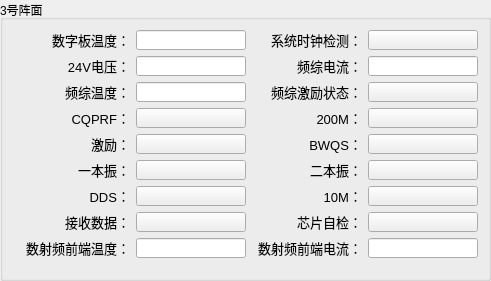
     <widget class="QGroupBox" name="groupBox_13">
      <property name="geometry">
       <rect>
        <x>10</x>
        <y>340</y>
        <width>491</width>
        <height>281</height>
       </rect>
      </property>
      <property name="title">
       <string>3号阵面</string>
      </property>
      <widget class="QWidget" name="layoutWidget_3">
       <property name="geometry">
        <rect>
         <x>15</x>
         <y>25</y>
         <width>468</width>
         <height>238</height>
        </rect>
       </property>
       <layout class="QGridLayout" name="gridLayout_9">
        <property name="leftMargin">
         <number>5</number>
        </property>
        <property name="topMargin">
         <number>5</number>
        </property>
        <property name="rightMargin">
         <number>5</number>
        </property>
        <property name="bottomMargin">
         <number>5</number>
        </property>
        <item row="0" column="0">
         <widget class="QLabel" name="label_20">
          <property name="minimumSize">
           <size>
            <width>110</width>
            <height>20</height>
           </size>
          </property>
          <property name="maximumSize">
           <size>
            <width>110</width>
            <height>20</height>
           </size>
          </property>
          <property name="font">
           <font>
            <pointsize>10</pointsize>
           </font>
          </property>
          <property name="text">
           <string>数字板温度：</string>
          </property>
          <property name="alignment">
           <set>Qt::AlignRight|Qt::AlignTrailing|Qt::AlignVCenter</set>
          </property>
         </widget>
        </item>
        <item row="0" column="1">
         <widget class="QLineEdit" name="lineEdit_Temp_Zynq_front3">
          <property name="minimumSize">
           <size>
            <width>110</width>
            <height>20</height>
           </size>
          </property>
          <property name="maximumSize">
           <size>
            <width>110</width>
            <height>20</height>
           </size>
          </property>
          <property name="font">
           <font>
            <pointsize>10</pointsize>
           </font>
          </property>
          <property name="alignment">
           <set>Qt::AlignCenter</set>
          </property>
         </widget>
        </item>
        <item row="0" column="2">
         <widget class="QLabel" name="label_47">
          <property name="minimumSize">
           <size>
            <width>110</width>
            <height>20</height>
           </size>
          </property>
          <property name="maximumSize">
           <size>
            <width>110</width>
            <height>20</height>
           </size>
          </property>
          <property name="font">
           <font>
            <pointsize>10</pointsize>
           </font>
          </property>
          <property name="text">
           <string>系统时钟检测：</string>
          </property>
          <property name="alignment">
           <set>Qt::AlignRight|Qt::AlignTrailing|Qt::AlignVCenter</set>
          </property>
         </widget>
        </item>
        <item row="0" column="3">
         <widget class="QPushButton" name="BtnState_System_Clock_Dect_front3">
          <property name="sizePolicy">
           <sizepolicy hsizetype="Fixed" vsizetype="Fixed">
            <horstretch>41</horstretch>
            <verstretch>22</verstretch>
           </sizepolicy>
          </property>
          <property name="minimumSize">
           <size>
            <width>110</width>
            <height>20</height>
           </size>
          </property>
          <property name="maximumSize">
           <size>
            <width>110</width>
            <height>20</height>
           </size>
          </property>
          <property name="text">
           <string/>
          </property>
         </widget>
        </item>
        <item row="1" column="0">
         <widget class="QLabel" name="label_79">
          <property name="minimumSize">
           <size>
            <width>110</width>
            <height>20</height>
           </size>
          </property>
          <property name="maximumSize">
           <size>
            <width>110</width>
            <height>20</height>
           </size>
          </property>
          <property name="font">
           <font>
            <pointsize>10</pointsize>
           </font>
          </property>
          <property name="text">
           <string>24V电压：</string>
          </property>
          <property name="alignment">
           <set>Qt::AlignRight|Qt::AlignTrailing|Qt::AlignVCenter</set>
          </property>
         </widget>
        </item>
        <item row="1" column="1">
         <widget class="QLineEdit" name="lineEdit_Voltage_24_front3">
          <property name="minimumSize">
           <size>
            <width>110</width>
            <height>20</height>
           </size>
          </property>
          <property name="maximumSize">
           <size>
            <width>110</width>
            <height>20</height>
           </size>
          </property>
          <property name="font">
           <font>
            <pointsize>10</pointsize>
           </font>
          </property>
          <property name="alignment">
           <set>Qt::AlignCenter</set>
          </property>
         </widget>
        </item>
        <item row="1" column="2">
         <widget class="QLabel" name="label_80">
          <property name="minimumSize">
           <size>
            <width>110</width>
            <height>20</height>
           </size>
          </property>
          <property name="maximumSize">
           <size>
            <width>110</width>
            <height>20</height>
           </size>
          </property>
          <property name="font">
           <font>
            <pointsize>10</pointsize>
           </font>
          </property>
          <property name="text">
           <string>频综电流：</string>
          </property>
          <property name="alignment">
           <set>Qt::AlignRight|Qt::AlignTrailing|Qt::AlignVCenter</set>
          </property>
         </widget>
        </item>
        <item row="1" column="3">
         <widget class="QLineEdit" name="lineEdit_Current_Fre_front3">
          <property name="minimumSize">
           <size>
            <width>110</width>
            <height>20</height>
           </size>
          </property>
          <property name="maximumSize">
           <size>
            <width>110</width>
            <height>20</height>
           </size>
          </property>
          <property name="font">
           <font>
            <pointsize>10</pointsize>
           </font>
          </property>
          <property name="text">
           <string/>
          </property>
          <property name="alignment">
           <set>Qt::AlignCenter</set>
          </property>
         </widget>
        </item>
        <item row="2" column="0">
         <widget class="QLabel" name="label_48">
          <property name="minimumSize">
           <size>
            <width>110</width>
            <height>20</height>
           </size>
          </property>
          <property name="maximumSize">
           <size>
            <width>110</width>
            <height>20</height>
           </size>
          </property>
          <property name="font">
           <font>
            <pointsize>10</pointsize>
           </font>
          </property>
          <property name="text">
           <string>频综温度：</string>
          </property>
          <property name="alignment">
           <set>Qt::AlignRight|Qt::AlignTrailing|Qt::AlignVCenter</set>
          </property>
         </widget>
        </item>
        <item row="2" column="1">
         <widget class="QLineEdit" name="lineEdit_Temp_Fre_front3">
          <property name="minimumSize">
           <size>
            <width>110</width>
            <height>20</height>
           </size>
          </property>
          <property name="maximumSize">
           <size>
            <width>110</width>
            <height>20</height>
           </size>
          </property>
          <property name="font">
           <font>
            <pointsize>10</pointsize>
           </font>
          </property>
          <property name="alignment">
           <set>Qt::AlignCenter</set>
          </property>
         </widget>
        </item>
        <item row="2" column="2">
         <widget class="QLabel" name="label_81">
          <property name="minimumSize">
           <size>
            <width>110</width>
            <height>20</height>
           </size>
          </property>
          <property name="maximumSize">
           <size>
            <width>110</width>
            <height>20</height>
           </size>
          </property>
          <property name="font">
           <font>
            <pointsize>10</pointsize>
           </font>
          </property>
          <property name="text">
           <string>频综激励状态：</string>
          </property>
          <property name="alignment">
           <set>Qt::AlignRight|Qt::AlignTrailing|Qt::AlignVCenter</set>
          </property>
         </widget>
        </item>
        <item row="2" column="3">
         <widget class="QPushButton" name="BtnState_State_Excitation_front3">
          <property name="sizePolicy">
           <sizepolicy hsizetype="Fixed" vsizetype="Fixed">
            <horstretch>41</horstretch>
            <verstretch>22</verstretch>
           </sizepolicy>
          </property>
          <property name="minimumSize">
           <size>
            <width>110</width>
            <height>20</height>
           </size>
          </property>
          <property name="maximumSize">
           <size>
            <width>110</width>
            <height>20</height>
           </size>
          </property>
          <property name="text">
           <string/>
          </property>
         </widget>
        </item>
        <item row="3" column="0">
         <widget class="QLabel" name="label_26">
          <property name="minimumSize">
           <size>
            <width>110</width>
            <height>20</height>
           </size>
          </property>
          <property name="maximumSize">
           <size>
            <width>110</width>
            <height>20</height>
           </size>
          </property>
          <property name="font">
           <font>
            <pointsize>10</pointsize>
           </font>
          </property>
          <property name="text">
           <string>CQPRF：</string>
          </property>
          <property name="alignment">
           <set>Qt::AlignRight|Qt::AlignTrailing|Qt::AlignVCenter</set>
          </property>
         </widget>
        </item>
        <item row="3" column="1">
         <widget class="QPushButton" name="BtnState_CQPRF_front3">
          <property name="sizePolicy">
           <sizepolicy hsizetype="Fixed" vsizetype="Fixed">
            <horstretch>41</horstretch>
            <verstretch>22</verstretch>
           </sizepolicy>
          </property>
          <property name="minimumSize">
           <size>
            <width>110</width>
            <height>20</height>
           </size>
          </property>
          <property name="maximumSize">
           <size>
            <width>110</width>
            <height>20</height>
           </size>
          </property>
          <property name="text">
           <string/>
          </property>
         </widget>
        </item>
        <item row="3" column="2">
         <widget class="QLabel" name="label_27">
          <property name="minimumSize">
           <size>
            <width>110</width>
            <height>20</height>
           </size>
          </property>
          <property name="maximumSize">
           <size>
            <width>110</width>
            <height>20</height>
           </size>
          </property>
          <property name="font">
           <font>
            <pointsize>10</pointsize>
           </font>
          </property>
          <property name="text">
           <string>200M：</string>
          </property>
          <property name="alignment">
           <set>Qt::AlignRight|Qt::AlignTrailing|Qt::AlignVCenter</set>
          </property>
         </widget>
        </item>
        <item row="3" column="3">
         <widget class="QPushButton" name="BtnState_M200_front3">
          <property name="sizePolicy">
           <sizepolicy hsizetype="Fixed" vsizetype="Fixed">
            <horstretch>41</horstretch>
            <verstretch>22</verstretch>
           </sizepolicy>
          </property>
          <property name="minimumSize">
           <size>
            <width>110</width>
            <height>20</height>
           </size>
          </property>
          <property name="maximumSize">
           <size>
            <width>110</width>
            <height>20</height>
           </size>
          </property>
          <property name="text">
           <string/>
          </property>
         </widget>
        </item>
        <item row="4" column="0">
         <widget class="QLabel" name="label_49">
          <property name="minimumSize">
           <size>
            <width>110</width>
            <height>20</height>
           </size>
          </property>
          <property name="maximumSize">
           <size>
            <width>110</width>
            <height>20</height>
           </size>
          </property>
          <property name="font">
           <font>
            <pointsize>10</pointsize>
           </font>
          </property>
          <property name="text">
           <string>激励：</string>
          </property>
          <property name="alignment">
           <set>Qt::AlignRight|Qt::AlignTrailing|Qt::AlignVCenter</set>
          </property>
         </widget>
        </item>
        <item row="4" column="1">
         <widget class="QPushButton" name="BtnState_Excitation_front3">
          <property name="sizePolicy">
           <sizepolicy hsizetype="Fixed" vsizetype="Fixed">
            <horstretch>41</horstretch>
            <verstretch>22</verstretch>
           </sizepolicy>
          </property>
          <property name="minimumSize">
           <size>
            <width>110</width>
            <height>20</height>
           </size>
          </property>
          <property name="maximumSize">
           <size>
            <width>110</width>
            <height>20</height>
           </size>
          </property>
          <property name="text">
           <string/>
          </property>
         </widget>
        </item>
        <item row="4" column="2">
         <widget class="QLabel" name="label_50">
          <property name="minimumSize">
           <size>
            <width>110</width>
            <height>20</height>
           </size>
          </property>
          <property name="maximumSize">
           <size>
            <width>110</width>
            <height>20</height>
           </size>
          </property>
          <property name="font">
           <font>
            <pointsize>10</pointsize>
           </font>
          </property>
          <property name="text">
           <string>BWQS：</string>
          </property>
          <property name="alignment">
           <set>Qt::AlignRight|Qt::AlignTrailing|Qt::AlignVCenter</set>
          </property>
         </widget>
        </item>
        <item row="4" column="3">
         <widget class="QPushButton" name="BtnState_BWQS_front3">
          <property name="sizePolicy">
           <sizepolicy hsizetype="Fixed" vsizetype="Fixed">
            <horstretch>41</horstretch>
            <verstretch>22</verstretch>
           </sizepolicy>
          </property>
          <property name="minimumSize">
           <size>
            <width>110</width>
            <height>20</height>
           </size>
          </property>
          <property name="maximumSize">
           <size>
            <width>110</width>
            <height>20</height>
           </size>
          </property>
          <property name="text">
           <string/>
          </property>
         </widget>
        </item>
        <item row="5" column="0">
         <widget class="QLabel" name="label_51">
          <property name="minimumSize">
           <size>
            <width>110</width>
            <height>20</height>
           </size>
          </property>
          <property name="maximumSize">
           <size>
            <width>110</width>
            <height>20</height>
           </size>
          </property>
          <property name="font">
           <font>
            <pointsize>10</pointsize>
           </font>
          </property>
          <property name="text">
           <string>一本振：</string>
          </property>
          <property name="alignment">
           <set>Qt::AlignRight|Qt::AlignTrailing|Qt::AlignVCenter</set>
          </property>
         </widget>
        </item>
        <item row="5" column="1">
         <widget class="QPushButton" name="BtnState_lvib_1_front3">
          <property name="sizePolicy">
           <sizepolicy hsizetype="Fixed" vsizetype="Fixed">
            <horstretch>41</horstretch>
            <verstretch>22</verstretch>
           </sizepolicy>
          </property>
          <property name="minimumSize">
           <size>
            <width>110</width>
            <height>20</height>
           </size>
          </property>
          <property name="maximumSize">
           <size>
            <width>110</width>
            <height>20</height>
           </size>
          </property>
          <property name="text">
           <string/>
          </property>
         </widget>
        </item>
        <item row="5" column="2">
         <widget class="QLabel" name="label_52">
          <property name="minimumSize">
           <size>
            <width>110</width>
            <height>20</height>
           </size>
          </property>
          <property name="maximumSize">
           <size>
            <width>110</width>
            <height>20</height>
           </size>
          </property>
          <property name="font">
           <font>
            <pointsize>10</pointsize>
           </font>
          </property>
          <property name="text">
           <string>二本振：</string>
          </property>
          <property name="alignment">
           <set>Qt::AlignRight|Qt::AlignTrailing|Qt::AlignVCenter</set>
          </property>
         </widget>
        </item>
        <item row="5" column="3">
         <widget class="QPushButton" name="BtnState_lvib_2_front3">
          <property name="sizePolicy">
           <sizepolicy hsizetype="Fixed" vsizetype="Fixed">
            <horstretch>41</horstretch>
            <verstretch>22</verstretch>
           </sizepolicy>
          </property>
          <property name="minimumSize">
           <size>
            <width>110</width>
            <height>20</height>
           </size>
          </property>
          <property name="maximumSize">
           <size>
            <width>110</width>
            <height>20</height>
           </size>
          </property>
          <property name="text">
           <string/>
          </property>
         </widget>
        </item>
        <item row="6" column="0">
         <widget class="QLabel" name="label_82">
          <property name="minimumSize">
           <size>
            <width>110</width>
            <height>20</height>
           </size>
          </property>
          <property name="maximumSize">
           <size>
            <width>110</width>
            <height>20</height>
           </size>
          </property>
          <property name="font">
           <font>
            <pointsize>10</pointsize>
           </font>
          </property>
          <property name="text">
           <string>DDS：</string>
          </property>
          <property name="alignment">
           <set>Qt::AlignRight|Qt::AlignTrailing|Qt::AlignVCenter</set>
          </property>
         </widget>
        </item>
        <item row="6" column="1">
         <widget class="QPushButton" name="BtnState_DDS_front3">
          <property name="sizePolicy">
           <sizepolicy hsizetype="Fixed" vsizetype="Fixed">
            <horstretch>41</horstretch>
            <verstretch>22</verstretch>
           </sizepolicy>
          </property>
          <property name="minimumSize">
           <size>
            <width>110</width>
            <height>20</height>
           </size>
          </property>
          <property name="maximumSize">
           <size>
            <width>110</width>
            <height>20</height>
           </size>
          </property>
          <property name="text">
           <string/>
          </property>
         </widget>
        </item>
        <item row="6" column="2">
         <widget class="QLabel" name="label_83">
          <property name="minimumSize">
           <size>
            <width>110</width>
            <height>20</height>
           </size>
          </property>
          <property name="maximumSize">
           <size>
            <width>110</width>
            <height>20</height>
           </size>
          </property>
          <property name="font">
           <font>
            <pointsize>10</pointsize>
           </font>
          </property>
          <property name="text">
           <string>10M：</string>
          </property>
          <property name="alignment">
           <set>Qt::AlignRight|Qt::AlignTrailing|Qt::AlignVCenter</set>
          </property>
         </widget>
        </item>
        <item row="6" column="3">
         <widget class="QPushButton" name="BtnState_M10_front3">
          <property name="sizePolicy">
           <sizepolicy hsizetype="Fixed" vsizetype="Fixed">
            <horstretch>41</horstretch>
            <verstretch>22</verstretch>
           </sizepolicy>
          </property>
          <property name="minimumSize">
           <size>
            <width>110</width>
            <height>20</height>
           </size>
          </property>
          <property name="maximumSize">
           <size>
            <width>110</width>
            <height>20</height>
           </size>
          </property>
          <property name="text">
           <string/>
          </property>
         </widget>
        </item>
        <item row="7" column="0">
         <widget class="QLabel" name="label_84">
          <property name="minimumSize">
           <size>
            <width>110</width>
            <height>20</height>
           </size>
          </property>
          <property name="maximumSize">
           <size>
            <width>110</width>
            <height>20</height>
           </size>
          </property>
          <property name="font">
           <font>
            <pointsize>10</pointsize>
           </font>
          </property>
          <property name="text">
           <string>接收数据：</string>
          </property>
          <property name="alignment">
           <set>Qt::AlignRight|Qt::AlignTrailing|Qt::AlignVCenter</set>
          </property>
         </widget>
        </item>
        <item row="7" column="1">
         <widget class="QPushButton" name="BtnState_State_RfFront_End_Rece_front3">
          <property name="sizePolicy">
           <sizepolicy hsizetype="Minimum" vsizetype="Fixed">
            <horstretch>41</horstretch>
            <verstretch>22</verstretch>
           </sizepolicy>
          </property>
          <property name="minimumSize">
           <size>
            <width>110</width>
            <height>20</height>
           </size>
          </property>
          <property name="maximumSize">
           <size>
            <width>110</width>
            <height>20</height>
           </size>
          </property>
          <property name="text">
           <string/>
          </property>
         </widget>
        </item>
        <item row="7" column="2">
         <widget class="QLabel" name="label_85">
          <property name="minimumSize">
           <size>
            <width>110</width>
            <height>20</height>
           </size>
          </property>
          <property name="maximumSize">
           <size>
            <width>110</width>
            <height>20</height>
           </size>
          </property>
          <property name="font">
           <font>
            <pointsize>10</pointsize>
           </font>
          </property>
          <property name="text">
           <string>芯片自检：</string>
          </property>
          <property name="alignment">
           <set>Qt::AlignRight|Qt::AlignTrailing|Qt::AlignVCenter</set>
          </property>
         </widget>
        </item>
        <item row="7" column="3">
         <widget class="QPushButton" name="BtnState_State_RfFront_End_self_checking_front3">
          <property name="sizePolicy">
           <sizepolicy hsizetype="Minimum" vsizetype="Fixed">
            <horstretch>41</horstretch>
            <verstretch>22</verstretch>
           </sizepolicy>
          </property>
          <property name="minimumSize">
           <size>
            <width>110</width>
            <height>20</height>
           </size>
          </property>
          <property name="maximumSize">
           <size>
            <width>110</width>
            <height>20</height>
           </size>
          </property>
          <property name="text">
           <string/>
          </property>
         </widget>
        </item>
        <item row="8" column="0">
         <widget class="QLabel" name="label_86">
          <property name="minimumSize">
           <size>
            <width>110</width>
            <height>20</height>
           </size>
          </property>
          <property name="maximumSize">
           <size>
            <width>110</width>
            <height>20</height>
           </size>
          </property>
          <property name="font">
           <font>
            <pointsize>10</pointsize>
           </font>
          </property>
          <property name="text">
           <string>数射频前端温度：</string>
          </property>
          <property name="alignment">
           <set>Qt::AlignRight|Qt::AlignTrailing|Qt::AlignVCenter</set>
          </property>
         </widget>
        </item>
        <item row="8" column="1">
         <widget class="QLineEdit" name="lineEdit_Temp_RfFront_End_front3">
          <property name="minimumSize">
           <size>
            <width>110</width>
            <height>20</height>
           </size>
          </property>
          <property name="maximumSize">
           <size>
            <width>110</width>
            <height>20</height>
           </size>
          </property>
          <property name="font">
           <font>
            <pointsize>10</pointsize>
           </font>
          </property>
          <property name="alignment">
           <set>Qt::AlignCenter</set>
          </property>
         </widget>
        </item>
        <item row="8" column="2">
         <widget class="QLabel" name="label_87">
          <property name="minimumSize">
           <size>
            <width>110</width>
            <height>20</height>
           </size>
          </property>
          <property name="maximumSize">
           <size>
            <width>110</width>
            <height>20</height>
           </size>
          </property>
          <property name="font">
           <font>
            <pointsize>10</pointsize>
           </font>
          </property>
          <property name="text">
           <string>数射频前端电流：</string>
          </property>
          <property name="alignment">
           <set>Qt::AlignRight|Qt::AlignTrailing|Qt::AlignVCenter</set>
          </property>
         </widget>
        </item>
        <item row="8" column="3">
         <widget class="QLineEdit" name="lineEdit_Current_RfFront_front3">
          <property name="minimumSize">
           <size>
            <width>110</width>
            <height>20</height>
           </size>
          </property>
          <property name="maximumSize">
           <size>
            <width>110</width>
            <height>20</height>
           </size>
          </property>
          <property name="font">
           <font>
            <pointsize>10</pointsize>
           </font>
          </property>
          <property name="text">
           <string/>
          </property>
          <property name="alignment">
           <set>Qt::AlignCenter</set>
          </property>
         </widget>
        </item>
       </layout>
      </widget>
     </widget>
